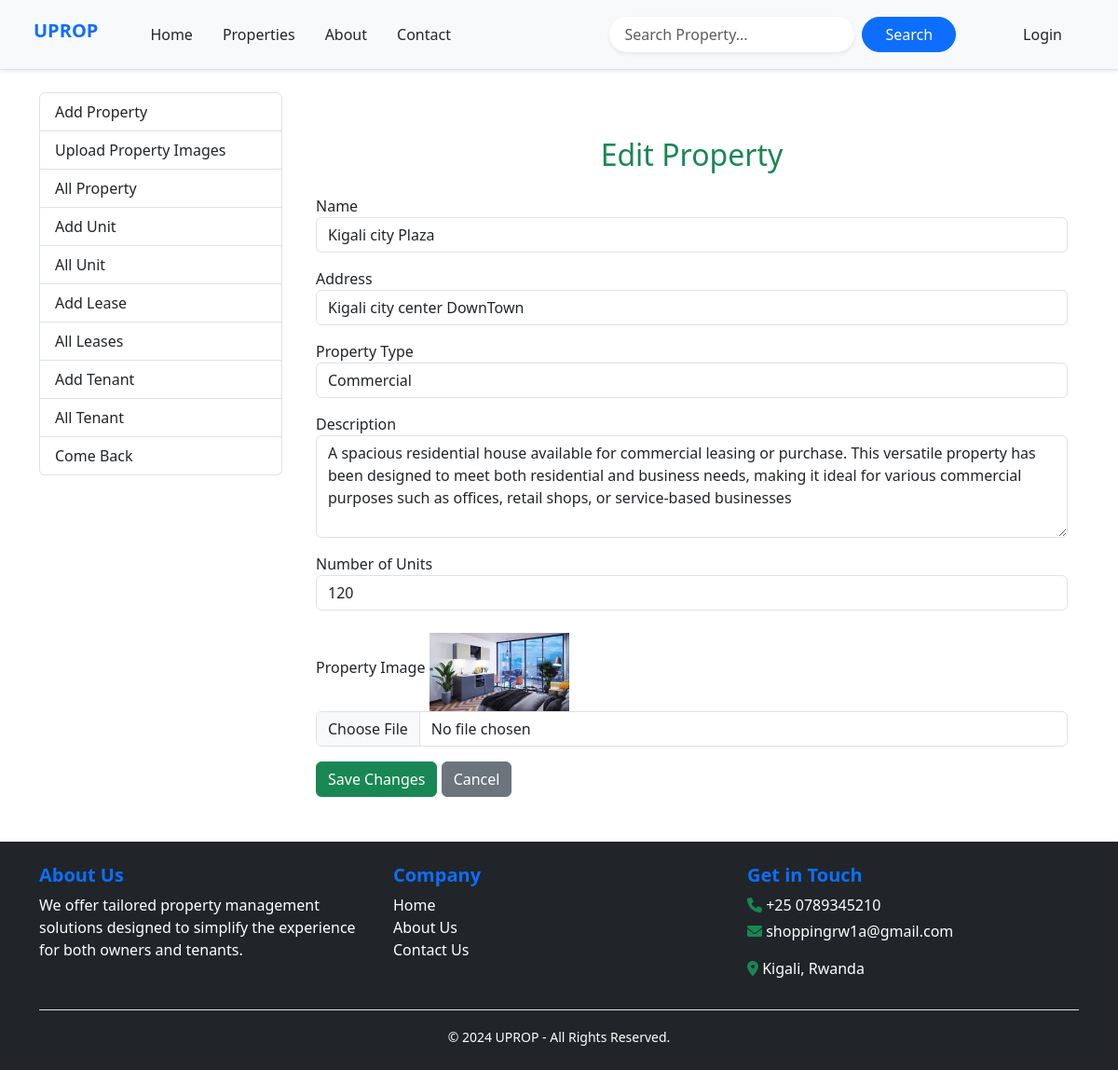
/admins/property/edit/6, run on the app's committed database.
### Property_app/models.py (models this page shows, shortened)
class Property(models.Model):
    Property_types = [
        ('Appartment', 'Appartment'),
        ('House', 'House'),
        ('Commercial', 'Commercial')
    ]
    Property_status = [
        ('Rent', 'Rent'),
        ('Buy', 'Buy')
    ]
    name = models.CharField(max_length=255)
    address = models.TextField()
    property_type = models.CharField(max_length=20, choices=Property_types)
    description = models.TextField(null=True, blank=True)
    number_of_unit = models.PositiveIntegerField()
    owner = models.ForeignKey(User, related_name='properties', on_delete=models.CASCADE, null=True)
    status = models.CharField(max_length=10,choices=Property_status,null=True)
    created_at = models.DateTimeField(auto_now_add=True,null=True)
    class Meta:
        ordering = ('name',)
        verbose_name_plural = 'Properties'

class PropertyImage(models.Model):
    property = models.ForeignKey(Property, related_name='images', on_delete=models.CASCADE)
    image = models.ImageField(upload_to='prop_images/')

### Property_app/views.py (the view)
# urls.py: path('admins/property/edit/<int:property_id>',views.admin_update_property,name='admin_update_property'),
def admin_update_property(request, property_id):
    property_instance = get_object_or_404(Property, id=property_id)
    if request.method == 'POST':
        data = request.POST
        serializer = PropertySerializer(property_instance, data=data, partial=True)
        if serializer.is_valid():
            serializer.save()
            return redirect('property_list')
        else:
            return render(request, 'admin/Property/editProp.html', {
                'errors': serializer.errors,
                'form_data': data,
                'property': property_instance,
            })
    else:
        return render(request, 'admin/Property/editProp.html', {
            'property': property_instance,
        })

### templates/admin/Property/editProp.html (shortened to what this page needs)
{% extends "admin/AdminDashboard.html" %}
{% block dashboard_content %}
<div class="container mt-5">
    <h2 class="text-center text-success mb-4">Edit Property</h2>
    <form method="post" action="{% url 'admin_update_property' property_id=property.id %}" enctype="multipart/form-data">
        <div class="form-group">
            <label for="name" class="font-weight-bold">Name</label>
            <input
                type="text"
                name="name"
                id="name"
                class="form-control"
                value="{{ property.name }}"
                placeholder="Enter property name"
                required>
        </div>
        <div class="form-group mt-3">
            <label for="address" class="font-weight-bold">Address</label>
            <input
                type="text"
                name="address"
                id="address"
                class="form-control"
                value="{{ property.address }}"
                placeholder="Enter property address"
                required>
        </div>
        <div class="form-group mt-3">
            <label for="property_type" class="font-weight-bold">Property Type</label>
            <select name="property_type" id="property_type" class="form-control">
                {% for key, value in property.Property_types %}
                    <option value="{{ key }}" {% if property.property_type == key %}selected{% endif %}>
                        {{ value }}
                    </option>
                {% endfor %}
            </select>
        </div>
        <div class="form-group mt-3">
            <label for="description" class="font-weight-bold">Description</label>
            <textarea
                name="description"
                id="description"
                class="form-control"
                rows="4"
                placeholder="Enter property description"
                required>{{ property.description }}</textarea>
        </div>
        <div class="form-group mt-3">
            <label for="number_of_unit" class="font-weight-bold">Number of Units</label>
            <input
                type="number"
                name="number_of_unit"
                id="number_of_unit"
                class="form-control"
                value="{{ property.number_of_unit }}"
                placeholder="Enter the number of units"
                required>
        </div>
        <div class="form-group mt-3">
            <label for="image_of_prop">Property Image</label>
            {% if property.images.all %}
                <img src="{{ property.images.all.0.image.url }}" alt="Property Image" class="img-fluid mt-2 editting">
            {% endif %}
            <input type="file" name="image_of_prop" id="image_of_prop" class="form-control">
        </div>
            <button type="submit" class="btn btn-success mt-3">Save Changes</button>
            <a href="{% url 'get_allproperties' %}" class="btn btn-secondary mt-3">Cancel</a>
    </form>
</div>
{% endblock %}

### templates/base.html (style rules this page uses)
.editting { max-width: 150px; }

### data on the page
Property: name "Kigali city Plaza", address "Kigali city center DownTown", property_type "Commercial", description "A spacious residential house available for commercial leasing or purchase. This versatile property has been designed to meet both residential and business needs, making it ideal for various commercial purposes such as offices, retail shops, or service-based businesses", number_of_unit "120", images.all.0.image (picture)
